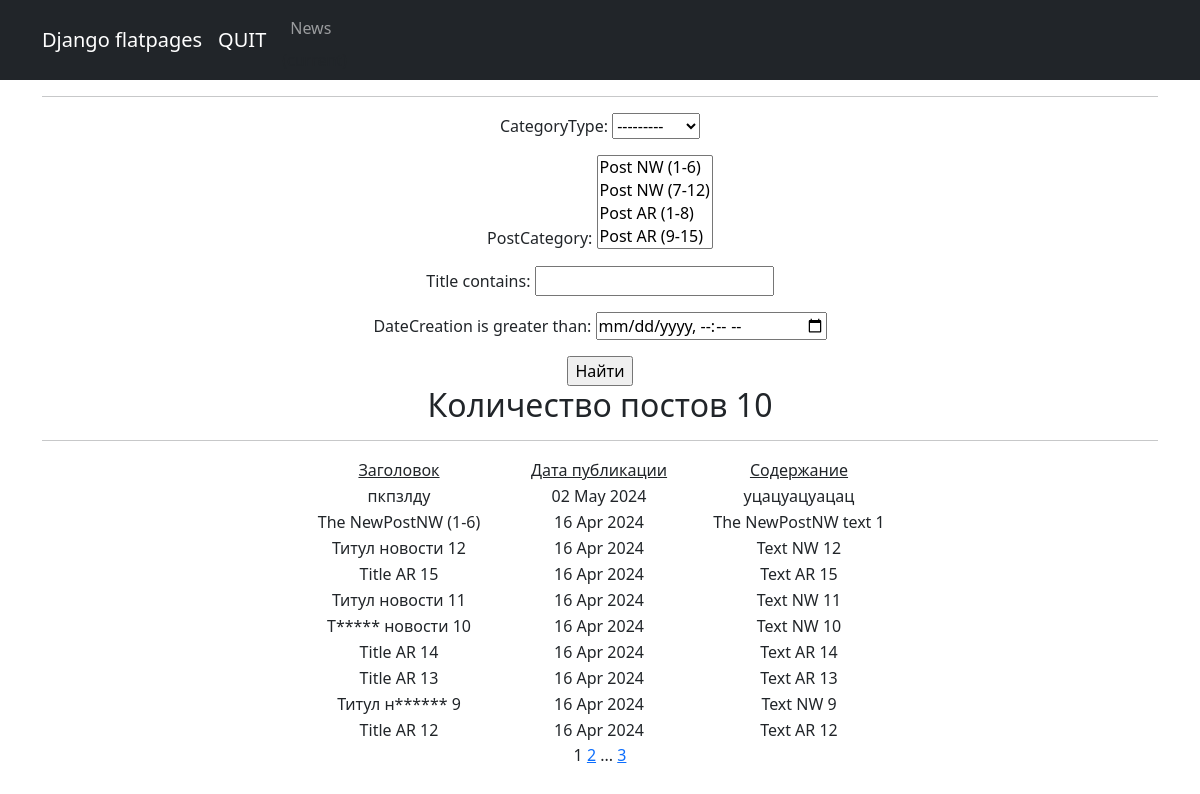
Page /news/ on the committed database.
### news/models.py (models this page shows, shortened)
class Post(models.Model):
    author = models.ForeignKey(Author, on_delete=models.CASCADE)
    NEWS = 'NW'
    ARTICLE = 'AR'
    CATEGORY_CHOICES = (
        (NEWS, 'Новость'),
        (ARTICLE, 'Статья'),
    )
    categoryType = models.CharField(max_length=2, choices=CATEGORY_CHOICES, default=ARTICLE)
    dateCreation = models.DateTimeField(auto_now_add=True)
    postCategory = models.ManyToManyField(Category, through='PostCategory')
    title = models.CharField(max_length=128)
    text = models.TextField()
    rating = models.SmallIntegerField(default=0)
    class Meta:
        verbose_name = "Публикация"
        verbose_name_plural = 'Публикации'

### news/views.py (the view)
# urls.py: path('', PostList.as_view(), name='post_list'),
class PostList(ListView):
    model = Post
    ordering = '-dateCreation'
    template_name = 'news/index.html'
    context_object_name = 'news'
    paginate_by = 10
    def get_queryset(self):
        queryset = super().get_queryset()
        self.filterset = PostFilter(self.request.GET, queryset)
        return self.filterset.qs
    def get_context_data(self, **kwargs):
        context = super().get_context_data(**kwargs)
        context['filterset'] = self.filterset
        return context

### news/models.py (called while the page is built)
    def __str__(self):
        return self.name

### news/templatetags/custom_filters.py (called while the page is built)
@register.filter()
def censor(value):
    for word in censor_list:
        value = value.replace(word[1:], '*' * len(word[1:]))
    return value

### news/templates/news/index.html (shortened to what this page needs)
{% extends 'news/default.html' %}
{% load custom_filters %}
{% block content %}
<hr>
   <form action="" method="get">
       {{ filterset.form.as_p }}
       <input type="submit" value="Найти" />
   </form>
<h2> Количество постов {{ news|length}}</h2>
<hr>
{% if news %}
<table style="margin-left: auto; margin-right: auto;">
  <tr>
      <td style="width: 200px;"><u>Заголовок</u></td>
      <td style="width: 200px;"><u>Дата публикации</u></td>
      <td style="width: 200px;"><u>Содержание</u></td>
  </tr>
  {% for new in news %}
  <tr>
      <td style="width: 200px;">{{ new.title|censor }}</td>
      <td style="width: 200px;">{{ new.dateCreation|date:'d M Y' }}</td>
      <td style="width: 200px;">{{ new.text|censor|truncatechars:20}}</td>
      <td>
      </td>
  </tr>
  {% endfor %}
</table>
{% else %}
<h3>Публикаций нет!</h3>
{% endif %}
   {{ page_obj.number }}
   {% if page_obj.has_next %}
       <a href="?page={{ page_obj.next_page_number }}">{{ page_obj.next_page_number }}</a>
       {% if paginator.num_pages != page_obj.next_page_number %}
           ...
           <a href="?page={{ page_obj.paginator.num_pages }}">{{ page_obj.paginator.num_pages }}</a>
       {% endif %}
   {% endif %}
{% endblock content %}

### news/templates/news/default.html (shortened to what this page needs)
<!DOCTYPE html>
<html lang="en">
    <head>
        {% load static %}
        <link href="{% static 'css/styles.css' %}" rel="stylesheet" />
    </head>
    <body>
        <nav class="navbar navbar-expand-lg navbar-dark bg-dark static-top">
           <div class="container">
               <a class="navbar-brand" href="#">Django flatpages</a>
               <a class="navbar-brand" href="http://127.0.0.1:8000/accounts/logout/">QUIT</a>
               <div class="collapse navbar-collapse" id="navbarResponsive">
                   <ul class="navbar-nav ml-auto">
                       <li class="nav-item active">
                           <a class="nav-link" href="/news/">News</a>
                               <span class="sr-only">(current)</span>
                       </li>
                   </ul>
               </div>
           </div>
        </nav>
        <div class="container">
           <div class="row">
               <div class="col-lg-12 text-center">
                   {% block content %}{% endblock content %}
               </div>
           </div>
        </div>
    </body>
</html>

### rows in the picture
Post: title|censor "пкпзлду", dateCreation "02 May 2024", text|censor "уцацуацуацац"
Post: title|censor "The NewPostNW (1-6)", dateCreation "16 Apr 2024", text|censor "The NewPostNW text 1"
Post: title|censor "Титул новости 12", dateCreation "16 Apr 2024", text|censor "Text NW 12"
Post: title|censor "Title AR 15", dateCreation "16 Apr 2024", text|censor "Text AR 15"
Post: title|censor "Титул новости 11", dateCreation "16 Apr 2024", text|censor "Text NW 11"
Post: title|censor "Т***** новости 10", dateCreation "16 Apr 2024", text|censor "Text NW 10"
Post: title|censor "Title AR 14", dateCreation "16 Apr 2024", text|censor "Text AR 14"
Post: title|censor "Title AR 13", dateCreation "16 Apr 2024", text|censor "Text AR 13"
Post: title|censor "Титул н****** 9", dateCreation "16 Apr 2024", text|censor "Text NW 9"
Post: title|censor "Title AR 12", dateCreation "16 Apr 2024", text|censor "Text AR 12"

### other values in the picture
{{ news|length }} "10"
{{ page_obj.number }} "1"
{{ page_obj.next_page_number }} "2"
{{ page_obj.paginator.num_pages }} "3"
